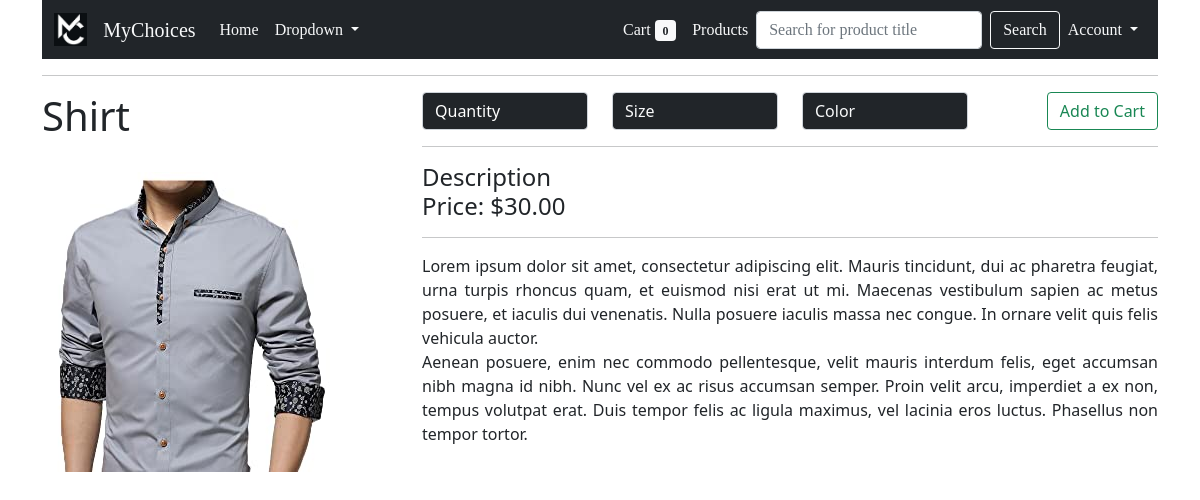
The app's page /products/1Cotton_Shirt/ with its own data.
### products/models.py (models this page shows, shortened)
class Product(models.Model):
    title = models.CharField(max_length = 100)
    description = models.TextField(null = True, blank = True)
    price = models.DecimalField(decimal_places = 2, max_digits = 100, default = 19.99)
    sale_price = models.DecimalField(decimal_places = 2, max_digits = 100, null = True, blank = True)
    slug = models.SlugField(unique=True)
    timestamp = models.DateTimeField(default=timezone.now)
    updated = models.DateTimeField(default=timezone.now)
    active = models.BooleanField(default=True)
    class Meta:
        unique_together = ('title','slug')

class ProductImage(models.Model):
    product = models.ForeignKey(Product,on_delete=models.CASCADE)
    image = models.ImageField(upload_to='products/images/')
    featured = models.BooleanField(default=False)
    thumbnail = models.BooleanField(default=False)
    active = models.BooleanField(default=True)
    updated = models.DateTimeField(default=timezone.now)

### products/views.py (the view)
# urls.py: re_path(r'^products/(?P<slug>[\w-]+)/$' , views.single, name='single_product'),
def single(request, slug):
    try:
        product = Product.objects.get(slug = slug)
        images = product.productimage_set.all()
        template = 'products/single.html'
        context = {"product": product, "images": images}
        return render(request, template, context)
    except:
        raise Http404

### products/models.py (called while the page is built)
    def all(self):
        return super(VariationManager, self).filter(active=True)

    def colors(self):
        return self.all().filter(category='color')

    def sizes(self):
        return self.all().filter(category='size')

### templates/products/single.html (shortened to what this page needs)
{% extends 'base.html' %}
{% load static %}
{% block content %}
<hr>
<div class="row">
    <div class="col-sm-4">
        <h1 class="col-sm-10">{{ product.title }}</h1><br>
        {% for img in images %}
        <img class ="img-responsive" src="/media/{{MEDIA_URL}}{{img.image}}" style="max-width: 100%; max-height: 100%;">
        {% endfor %}
    </div>
    <div class="col-md-8">
        <div class="row">
            <form action="{% url 'add_to_cart' product.slug %}" class="form" method="POST">
                <div class="form-row">
                    <div class="row">
                        <div class="col-sm-3 d-grid gap-2 d-md-flex">
                            <input name="qty" type="number" placeholder="Quantity" min="1" max="1000" class="text-light form-control bg-dark" required>
                        </div>
                        {% if product.variation_set.all %}
                        <div class="col-sm-3 d-grid gap-2 d-md-flex">
                            <div class="col">
                                {% if product.variation_set.sizes %}
                                <select name="size" class="text-light form-control bg-dark" required>
                                    <option class="text-light" value="{{ item.title|lower }}" hidden>Size</option>
                                </select>
                                {% endif %}
                            </div>
                        </div>
                        <div class="col-sm-3 d-grid gap-2 d-md-flex">
                            <div class="col">
                                {% if product.variation_set.colors %}
                                <select name="color" class="text-light form-control bg-dark" required>
                                    <option class="text-light" value="{{ item.title|lower }}" hidden>Color</option>
                                </select>
                                {% endif %}
                            </div>
                        </div>
                        {% endif %}
                        <div class="col-sm-3">
                            <input type="submit" value="Add to Cart" class="btn btn-outline-success float-end">
                        </div>
                    </div>
                </div>
            </form>
        </div>
        <hr>
        <h4>
            Description<br>
            Price: ${{product.price}}<br>
        </h4>
        <hr>
        <div style="text-align: justify;">{{product.description|linebreaks}}</div>
    </div>
</div>
{% endblock %}

### records on screen
Product: title "Shirt", price "30.00", description "Lorem ipsum dolor sit amet, consectetur adipiscing elit. Mauris tincidunt, dui ac pharetra feugiat, urna turpis rhoncus quam, et euismod nisi erat ut mi. Maecenas vestibulum sapien ac metus posuere, et iaculis dui venenatis. Nulla posuere iaculis massa nec congue. In ornare velit quis felis vehicula auctor. Aenean posuere, enim nec commodo pellentesque, velit mauris interdum felis, eget accumsan nibh magna id nibh. Nunc vel ex ac risus accumsan semper. Proin velit arcu, imperdiet a ex non, tempus volutpat erat. Duis tempor felis ac ligula maximus, vel lacinia eros luctus. Phasellus non tempor tortor."
ProductImage: image (picture)
